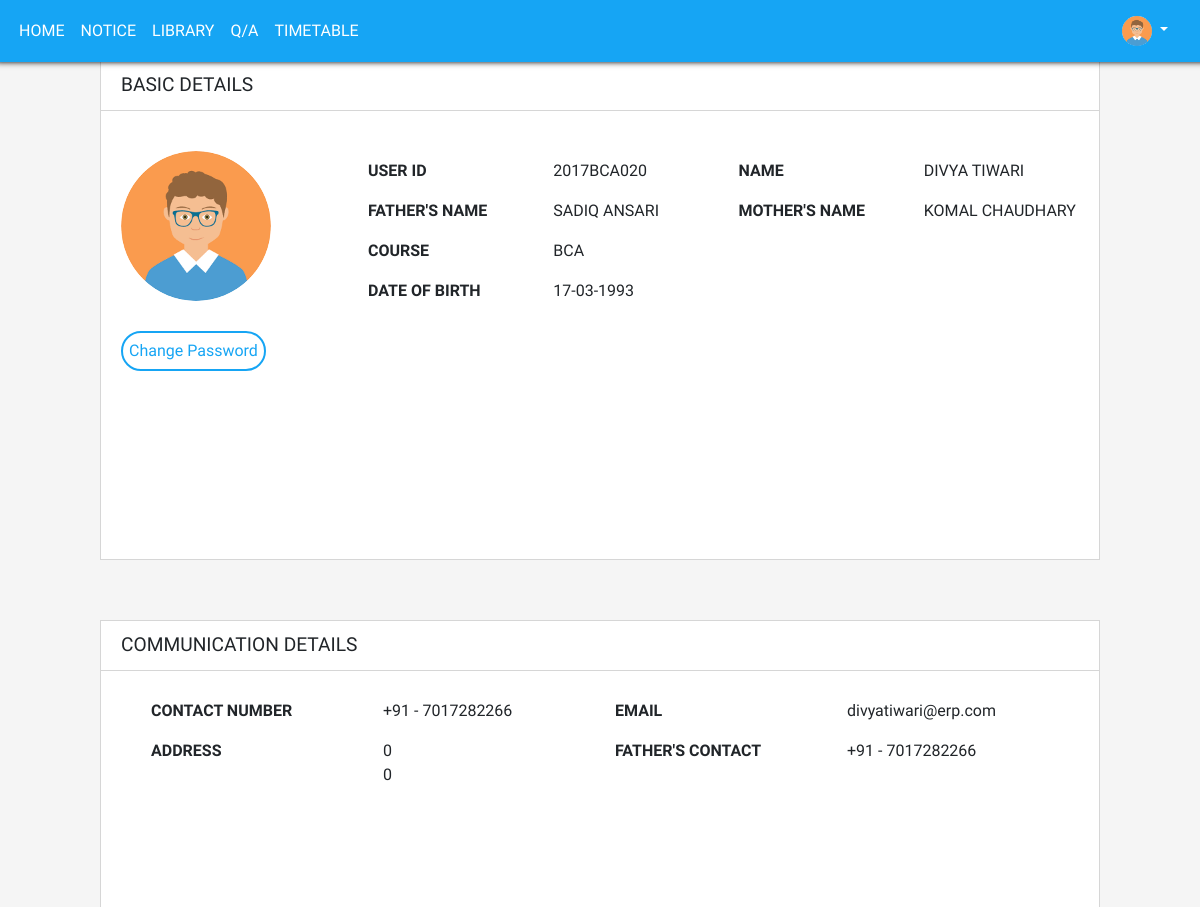
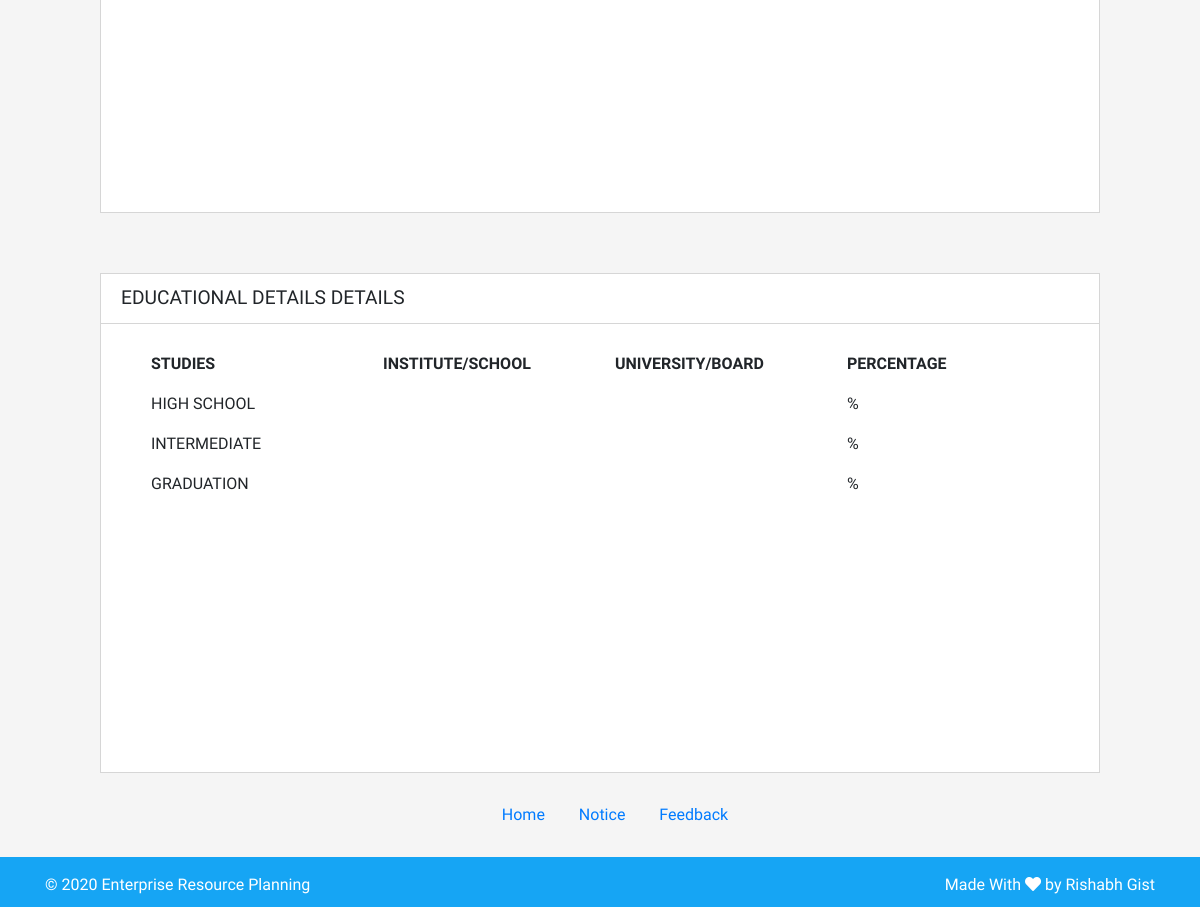
Screenshot of /profile.php (signed in) with the database file from the repository (2 pictures, top to bottom).
### tables this page shows
CREATE TABLE IF NOT EXISTS `userdata` (
  `id` int(100) NOT NULL AUTO_INCREMENT,
  `loginId` varchar(100) NOT NULL,
  `course` varchar(100) NOT NULL,
  `fname` varchar(200) NOT NULL,
  `lname` varchar(100) NOT NULL,
  `father` varchar(100) NOT NULL,
  `mother` varchar(100) NOT NULL,
  `email` varchar(100) NOT NULL,
  `mobile` varchar(255) NOT NULL,
  `dob` varchar(50) NOT NULL,
  `session_from` varchar(100) NOT NULL,
  `session_to` varchar(100) NOT NULL,
  `address1` varchar(100) NOT NULL,
  `address2` varchar(100) NOT NULL,
  PRIMARY KEY (`id`),
  UNIQUE KEY `loginId` (`loginId`)
);

### profile.php (the view, shortened to what this page needs)
<?php
include 'includes/header.php';
include 'includes/nav.php';
$user = $_SESSION['username'];
if ($_SESSION['username']) {
                $query = "SELECT * FROM userdata WHERE loginId='$user'";
                $result = mysqli_query($con,$query);
                $user_detail = mysqli_fetch_assoc($result);
                $userid = $user_detail['loginId'];
                $fname = $user_detail['fname'];
                $lname = $user_detail['lname'];
                $father = $user_detail['father'];
                $mother = $user_detail['mother'];
                $course = $user_detail['course'];
                $dob = $user_detail['dob'];
                $email = $user_detail['email'];
                $mobile = $user_detail['mobile'];
                $address1 = $user_detail['address1'];
                $address2 = $user_detail['address2'];
                $query2 = "SELECT * FROM education WHERE loginId='$user'";
                $result2 = mysqli_query($con,$query2);
                $edu_detail = mysqli_fetch_assoc($result2);
                $highschool_school = $edu_detail['highschool_school'];
				$highschool_board = $edu_detail['highschool_board'];
				$highschool_percent = $edu_detail['highschool_percent'];
				$inter_board = $edu_detail['inter_board'];
				$inter_school = $edu_detail['inter_school'];
				$inter_percent = $edu_detail['inter_percent'];
				$grad_school = $edu_detail['grad_school'];
				$grad_board = $edu_detail['grad_board'];
				$grad_percent = $edu_detail['grad_percent'];
        }else{
            header('Location:error');
            $_SESSION['profile_error'] = "Profile not found";
        }
?>
<div class="basic-details">
	<div class="profile-div">
	        <span class="profile-heading">Basic Details</span>
	</div>
	<div class="profile-detail">
		<div class="row">
		<div class="col-md-3">
		<img src="img/profile.png" class="profile-pic">
	    </div>
	    	<div class="col-md-9">
	    		<div class="row">
	    			<div class="col-sm-3 title">User Id</div>
	    			<div class="col-sm-3 data"><?php echo $userid ?></div>
	    			<div class="col-sm-3 title">Name</div>
	    			<div class="col-sm-3 data"><?php echo $fname.' '.$lname ?></div>
	    		</div>
	    		<div class="row">
	    			<div class="col-md-3 title">Father's Name</div>
	    			<div class="col-md-3 data"><?php echo $father ?></div>
	    			<div class="col-md-3 title">Mother's Name</div>
	    			<div class="col-md-3 data"><?php echo $mother ?></div>
	    		</div>
	    		<div class="row">
	    			<div class="col-md-3 title">Course</div>
	    			<div class="col-md-3 data"><?php echo $course ?></div>
	    		</div>
	    		<div class="row">
	    			<div class="col-md-3 title">Date of Birth</div>
	    			<div class="col-md-3 data"><?php echo $dob ?></div>
	    		</div>
	    	</div>
	    </div>
	</div>
	<div>
		<button class="btn-profile btn-change">Change Password</button>
	</div>
 </div>
 <div class="basic-details">
	<div class="profile-div">
        <span class="">Communication Details</span>
	</div>
    <div class="container-com">
    	<div class="row">
    		<div class="col-md-3 title">Contact Number </div>
    		<div class="col-md-3 data">+91 - <?php echo $mobile ?> </div>
    		<div class="col-md-3 title">Email</div>
    		<div class="col-md-3 data email"><?php echo $email ?></div>
    	</div>
    	<div class="row">
    		<div class="col-md-3 title">Address</div>
    		<div class="col-md-3 data"><?php echo $address1 ?> <br> <?php echo $address2 ?> </div>
    		<div class="col-md-3 title">Father's Contact</div>
    		<div class="col-md-3 data">+91 - <?php echo $mobile ?></div>
    	</div>
    </div>
 </div>
<div class="basic-details">
	<div class="profile-div">
        <span>Educational Details Details</span>
	</div>
	<div class="container-edu">
		<div class="row">
			<div class="col-md-3 title">Studies</div>
			<div class="col-md-3 title">Institute/School</div>
			<div class="col-md-3 title">University/Board</div>
			<div class="col-md-3 title">Percentage</div>
		</div>
		<div class="row">
			<div class="col-md-3 data">High School</div>
			<div class="col-md-3 data"><?php echo $highschool_school ?></div>
			<div class="col-md-3 data"><?php echo $highschool_board ?></div>
			<div class="col-md-3 data"><?php echo $highschool_percent ?> %</div>
		</div>
		<div class="row">
			<div class="col-md-3 data">Intermediate</div>
			<div class="col-md-3 data"><?php echo $inter_school ?></div>
			<div class="col-md-3 data"><?php echo $inter_board ?></div>
			<div class="col-md-3 data"><?php echo $inter_percent ?> %</div>
		</div>
		<div class="row">
			<div class="col-md-3 data">Graduation</div>
			<div class="col-md-3 data"><?php echo $grad_school ?></div>
			<div class="col-md-3 data"><?php echo $grad_board ?></div>
			<div class="col-md-3 data"><?php echo $grad_percent ?> %</div>
		</div>
	</div>
 </div>
<?php include 'includes/footer.php'; ?>

### css/style.css (style rules this page uses)
html { margin: 0; height: 100%; }
body { position: relative; min-height: 100%; min-height: 100vh; }
.bg { background-color: #f5f5f5; font-family: 'Ubuntu', sans-serif; }
.btn-profile { width:120px; height: 40px; border-radius: 30px; border:2px solid #16a5f4; background:none; color: #16a5f4; }
.basic-details { margin:8%; }
.basic-details { background-color: #fff; border: 1px solid #d6d6d6; height: 500px ; width: 1000px; margin:auto; margin-top: 5% }
.profile-div { background-color: #fff; width: 100%; padding: 10px 20px; border-bottom: 1px solid #d6d6d6; font-size: 1.2rem; font-family:'Quicksand', sans-serif; text-transform: uppercase; }
.profile-pic { border-radius: 50%; width: 150px; }
.profile-detail { background-color: #fff; width: 100%; padding: 10px 20px; text-transform: uppercase; margin-top: 30px; }
.title { margin: 8px 0; font-weight: bold; }
.data { margin: 8px 0; }
.btn-change { width: auto; margin: 10px 20px; }
.container-com { padding: 20px 50px; text-transform: uppercase; }
.data.email { margin: 8px 0; text-transform: lowercase; }
.container-edu { padding: 20px 50px; text-transform: uppercase; }

### rows the page displays
userdata: loginId "2017BCA020", fname "DIVYA", lname "TIWARI", father "SADIQ ANSARI", mother "KOMAL CHAUDHARY", course "BCA", dob "17-03-1993", mobile "7017282266", email "divyatiwari@erp.com", address1 "0", address2 "0"
